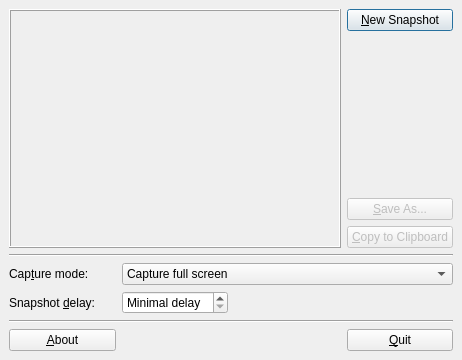
<ui version="4.0" >
 <class>QxtSnapshot</class>
 <widget class="QDialog" name="QxtSnapshot" >
  <property name="geometry" >
   <rect>
    <x>0</x>
    <y>0</y>
    <width>462</width>
    <height>360</height>
   </rect>
  </property>
  <property name="windowTitle" >
   <string>QxtSnapshot</string>
  </property>
  <layout class="QGridLayout" >
   <property name="margin" >
    <number>9</number>
   </property>
   <property name="spacing" >
    <number>6</number>
   </property>
   <item row="5" column="0" >
    <widget class="QPushButton" name="btnAbout" >
     <property name="toolTip" >
      <string/>
     </property>
     <property name="whatsThis" >
      <string>Click this button to see information about the application.</string>
     </property>
     <property name="text" >
      <string>&amp;About</string>
     </property>
     <property name="autoDefault" >
      <bool>true</bool>
     </property>
    </widget>
   </item>
   <item row="5" column="3" >
    <widget class="QPushButton" name="btnQuit" >
     <property name="toolTip" >
      <string/>
     </property>
     <property name="whatsThis" >
      <string>Click this button to quit the application.</string>
     </property>
     <property name="text" >
      <string>&amp;Quit</string>
     </property>
     <property name="autoDefault" >
      <bool>true</bool>
     </property>
    </widget>
   </item>
   <item row="3" column="2" colspan="2" >
    <spacer>
     <property name="orientation" >
      <enum>Qt::Horizontal</enum>
     </property>
     <property name="sizeType" >
      <enum>QSizePolicy::Expanding</enum>
     </property>
     <property name="sizeHint" >
      <size>
       <width>191</width>
       <height>16</height>
      </size>
     </property>
    </spacer>
   </item>
   <item row="3" column="1" >
    <widget class="QSpinBox" name="spinDelay" >
     <property name="toolTip" >
      <string>Snapshot delay in seconds</string>
     </property>
     <property name="whatsThis" >
      <string>&lt;qt>
This is the number of seconds to wait before taking the snapshot.
&lt;p>
This is very useful for getting windows, menus and other items on the screen set up just the way you want.
&lt;/qt></string>
     </property>
     <property name="specialValueText" >
      <string>Minimal delay</string>
     </property>
     <property name="suffix" >
      <string> sec</string>
     </property>
    </widget>
   </item>
   <item row="2" column="1" colspan="3" >
    <widget class="QComboBox" name="comboMode" >
     <property name="whatsThis" >
      <string>&lt;qt>Using this menu, you can select from the four following snapshot modes:
&lt;p>
&lt;b>Capture full screen&lt;/b> - captures the entire desktop.&lt;br>
&lt;b>Choose a specific window from list&lt;/b> - let's you to select the captured window from a list.&lt;br>
&lt;b>Capture window under cursor&lt;/b> - captures only the window (or menu) that is under the mouse cursor when the snapshot is taken.&lt;br>
&lt;b>Specify a free region&lt;/b> - captures only the region of the desktop that you specify. When taking a new snapshot in this mode you will be able to select any area of the screen by clicking and dragging the mouse.&lt;/p>
&lt;/qt></string>
     </property>
     <item>
      <property name="text" >
       <string>Capture full screen</string>
      </property>
     </item>
     <item>
      <property name="text" >
       <string>Choose a specific window from list</string>
      </property>
     </item>
     <item>
      <property name="text" >
       <string>Capture window under cursor</string>
      </property>
     </item>
     <item>
      <property name="text" >
       <string>Specify a free region</string>
      </property>
     </item>
    </widget>
   </item>
   <item row="2" column="0" >
    <widget class="QLabel" name="lblMode" >
     <property name="text" >
      <string>Cap&amp;ture mode:</string>
     </property>
     <property name="buddy" >
      <cstring>comboMode</cstring>
     </property>
    </widget>
   </item>
   <item row="3" column="0" >
    <widget class="QLabel" name="lblDelay" >
     <property name="text" >
      <string>Snapshot &amp;delay:</string>
     </property>
     <property name="buddy" >
      <cstring>spinDelay</cstring>
     </property>
    </widget>
   </item>
   <item row="4" column="0" colspan="4" >
    <widget class="Line" name="line2" >
     <property name="orientation" >
      <enum>Qt::Horizontal</enum>
     </property>
    </widget>
   </item>
   <item row="1" column="0" colspan="4" >
    <widget class="Line" name="line1" >
     <property name="orientation" >
      <enum>Qt::Horizontal</enum>
     </property>
    </widget>
   </item>
   <item row="0" column="3" >
    <layout class="QVBoxLayout" >
     <property name="margin" >
      <number>0</number>
     </property>
     <property name="spacing" >
      <number>6</number>
     </property>
     <item>
      <widget class="QPushButton" name="btnNew" >
       <property name="toolTip" >
        <string/>
       </property>
       <property name="whatsThis" >
        <string>Click this button to take a new snapshot.</string>
       </property>
       <property name="text" >
        <string>&amp;New Snapshot</string>
       </property>
       <property name="default" >
        <bool>true</bool>
       </property>
      </widget>
     </item>
     <item>
      <spacer>
       <property name="orientation" >
        <enum>Qt::Vertical</enum>
       </property>
       <property name="sizeHint" >
        <size>
         <width>20</width>
         <height>40</height>
        </size>
       </property>
      </spacer>
     </item>
     <item>
      <widget class="QPushButton" name="btnSave" >
       <property name="enabled" >
        <bool>false</bool>
       </property>
       <property name="toolTip" >
        <string/>
       </property>
       <property name="whatsThis" >
        <string>Click this button to save the current snapshot.</string>
       </property>
       <property name="text" >
        <string>&amp;Save As...</string>
       </property>
      </widget>
     </item>
     <item>
      <widget class="QPushButton" name="btnCopy" >
       <property name="enabled" >
        <bool>false</bool>
       </property>
       <property name="toolTip" >
        <string/>
       </property>
       <property name="whatsThis" >
        <string>Click this button to copy the current snapshot to the clipboard.</string>
       </property>
       <property name="text" >
        <string>&amp;Copy to Clipboard</string>
       </property>
      </widget>
     </item>
    </layout>
   </item>
   <item row="0" column="0" colspan="3" >
    <widget class="QxtSnapshotPreview" name="preview" >
     <property name="whatsThis" >
      <string>A preview of the snapshot is shown in here.</string>
     </property>
     <property name="frameShape" >
      <enum>QFrame::Box</enum>
     </property>
     <property name="frameShadow" >
      <enum>QFrame::Raised</enum>
     </property>
    </widget>
   </item>
  </layout>
 </widget>
 <customwidgets>
  <customwidget>
   <class>QxtSnapshotPreview</class>
   <extends>QFrame</extends>
   <header>qxtsnapshotpreview.h</header>
  </customwidget>
 </customwidgets>
 <tabstops>
  <tabstop>btnNew</tabstop>
  <tabstop>btnSave</tabstop>
  <tabstop>btnCopy</tabstop>
  <tabstop>comboMode</tabstop>
  <tabstop>spinDelay</tabstop>
  <tabstop>btnAbout</tabstop>
  <tabstop>btnQuit</tabstop>
 </tabstops>
 <resources/>
 <connections/>
</ui>
